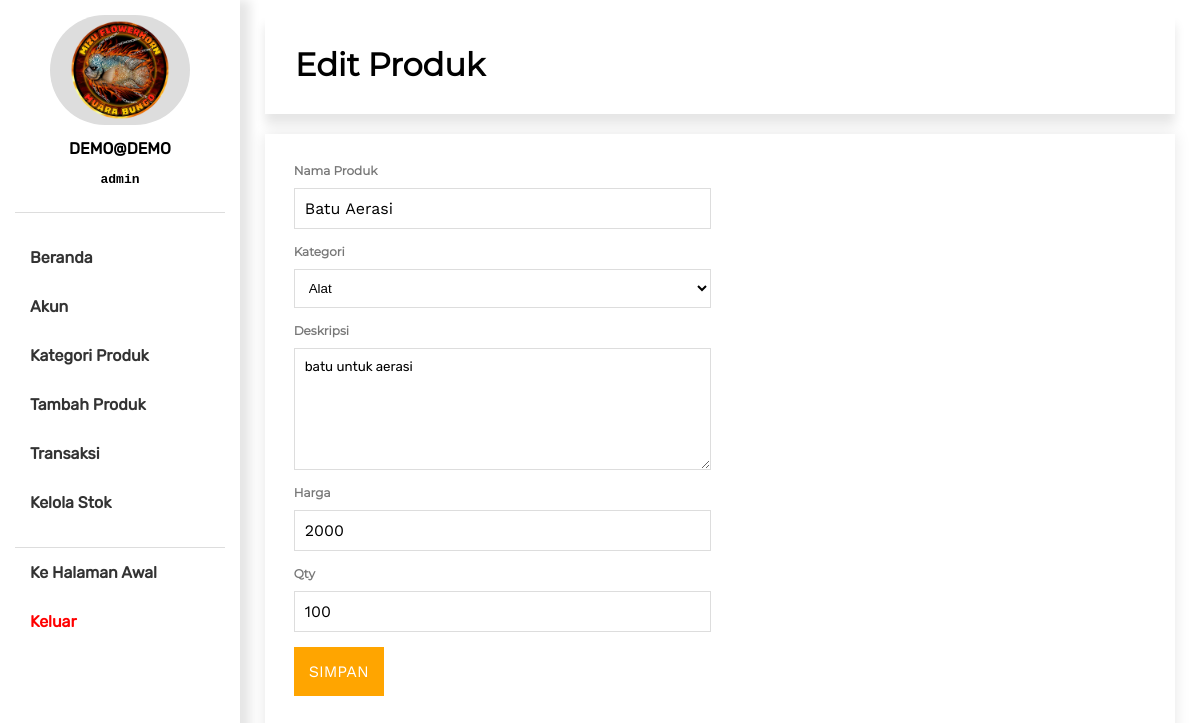
Page /panel/produk-edit.php?id=39 (signed in) on the committed database.
### tables this page shows
CREATE TABLE `produk` (
  `id_data` int(255) NOT NULL,
  `nama` varchar(255) NOT NULL,
  `kategori` int(255) NOT NULL,
  `deskripsi` text NOT NULL,
  `foto` varchar(255) NOT NULL,
  `harga` int(255) NOT NULL,
  `qty` int(255) NOT NULL
);

### backend/model/Querybuilder.php (called while the page is built, shortened)
<?php
require 'Database.php';
class Querybuilder
{
   private $tableName;
   function __construct($dbname)
   {
      $this->tableName = $dbname;
   }
   function select($clause)
   {
      $dbconf = new Database();
      $table = $this->tableName;
      $query = "SELECT * FROM $table WHERE $clause";
      $exe = mysqli_query($dbconf->connect(),$query);
      $data['rows'] = mysqli_num_rows($exe);
      $data['single'] = mysqli_fetch_array($exe);
      $data['result'] = $exe;
      return $data;
   }
   function selectAll($clause)
   {
      $dbconf = new Database();
      $table = $this->tableName;
      $query = "SELECT * FROM $table WHERE $clause";
      $exe = mysqli_query($dbconf->connect(),$query);
      $data['rows'] = mysqli_num_rows($exe);
      $data['result'] = $exe;
      return $data;
   }
}

### backend/model/Database.php (called while the page is built)
<?php
class Database
{
   function connect()
   {
      $username = 'root';
      $password = '';
      $host = 'localhost';
      $db = "emizflow";
      return mysqli_connect($host, $username, $password, $db);
   }
}

### panel/produk-edit.php (the view, shortened to what this page needs)
<?php
require '../backend/model/Querybuilder.php';
$getter = new Querybuilder('kategori');
$cat = $getter->selectAll("1 ORDER BY nama_kat ASC")['result'];
$prdGetter = new Querybuilder("produk");
$id = $_GET['id'];
$produk = $prdGetter->select("id_data = '$id'")['single'];
?>
<!DOCTYPE Html>
<html lang="id">
<head>
   <?php include 'temps/stylenscripts.php'?>
</head>
<body style="padding:0;margin:0;">
<?php include 'temps/sidebar.php' ?>
<div class="panel-sections">
   <div class="sect-heading">
      <h1>Edit Produk</h1>
   </div>
   <div class="sect-body">
      <div class="sect-col-half">
         <form action="actions/update-produk.php" method="post" enctype="multipart/form-data">
            <div class="form-group">
               <label>Nama Produk</label>
               <input type="text" required name="name" placeholder="Ikan Cupang" value="<?= $produk['nama'] ?>">
            </div>
            <div class="form-group">
               <label>Kategori</label>
               <select required name="kat">
                  <?php
                  while($f = mysqli_fetch_array($cat))
                  {
                     ?>
                     <option value="<?= $f['id_data'] ?>"><?= $f['nama_kat'] ?></option>
                     <?php
                  }
                  ?>
               </select>
            </div>
            <div class="form-group">
               <label>Deskripsi</label>
               <textarea name="descript" required placeholder="Produk ini sangat tidak bagus"><?= $produk['deskripsi'] ?></textarea>
            </div>
            <div class="form-group">
               <label>Harga</label>
               <input type="number" required name="harga" placeholder="Misal: 1000000" value="<?= $produk['harga'] ?>">
            </div>
            <div class="form-group">
               <label>Qty</label>
               <input type="number" required name="qty" placeholder="Misal: 100" value="<?= $produk['qty'] ?>">
            </div>
            <div class="form-group">
               <button type="submit">Simpan</button>
            </div>
         </form>
      </div>
   </div>
</div>
</body>

### assets/css/style.css (style rules this page uses)
input,button { font-family: "Primary"; }
button { cursor: pointer; font-size:16px; text-transform: uppercase; }
input { font-size:16px; }
body { font-family: "Second"; margin:0; padding:0; }
.panel-sections { padding:15px; padding-left:25px; padding-right:25px; float:left; box-sizing:border-box; width:80%; margin-left:20%; }
.sect-heading { padding:20px; display: flex; flex-flow: column; align-items: flex-start; box-shadow: 0 10px 10px rgba(0,0,0,0.1); }
.sect-heading > h1,p { margin:0; padding:10px; }
.sect-body { padding:20px; box-shadow:0 0 15px rgba(0,0,0,0.1); margin-top:20px; display: flex; flex-flow: row wrap; justify-content: flex-start; justify-items: flex-start; }
.sect-col-half { width:48%; padding:1%; }
.form-group { display: flex; flex-flow: column; margin-bottom:15px; }
.form-group > label { font-weight:bold; font-size:12px; color:#777; margin-bottom: 10px; }
.form-group > input { padding:10px; border:1px solid #ddd; }
.form-group > textarea { height:100px; font-family: "Rubiks"; padding:10px; border:1px solid #ddd; }
.form-group > select { padding:10px; border:1px solid #ddd; background-color: transparent; cursor: pointer; }
.form-group > button { padding:15px; width:fit-content; border:none; background-color: orange; color: #fff; }

### rows in the picture
produk: name "Batu Aerasi", descript "batu untuk aerasi", harga "2000", qty "100"

### other values in the picture
$_SESSION['user'] "DEMO@DEMO"
$_SESSION['level'] "admin"
form field kat "Alat"
